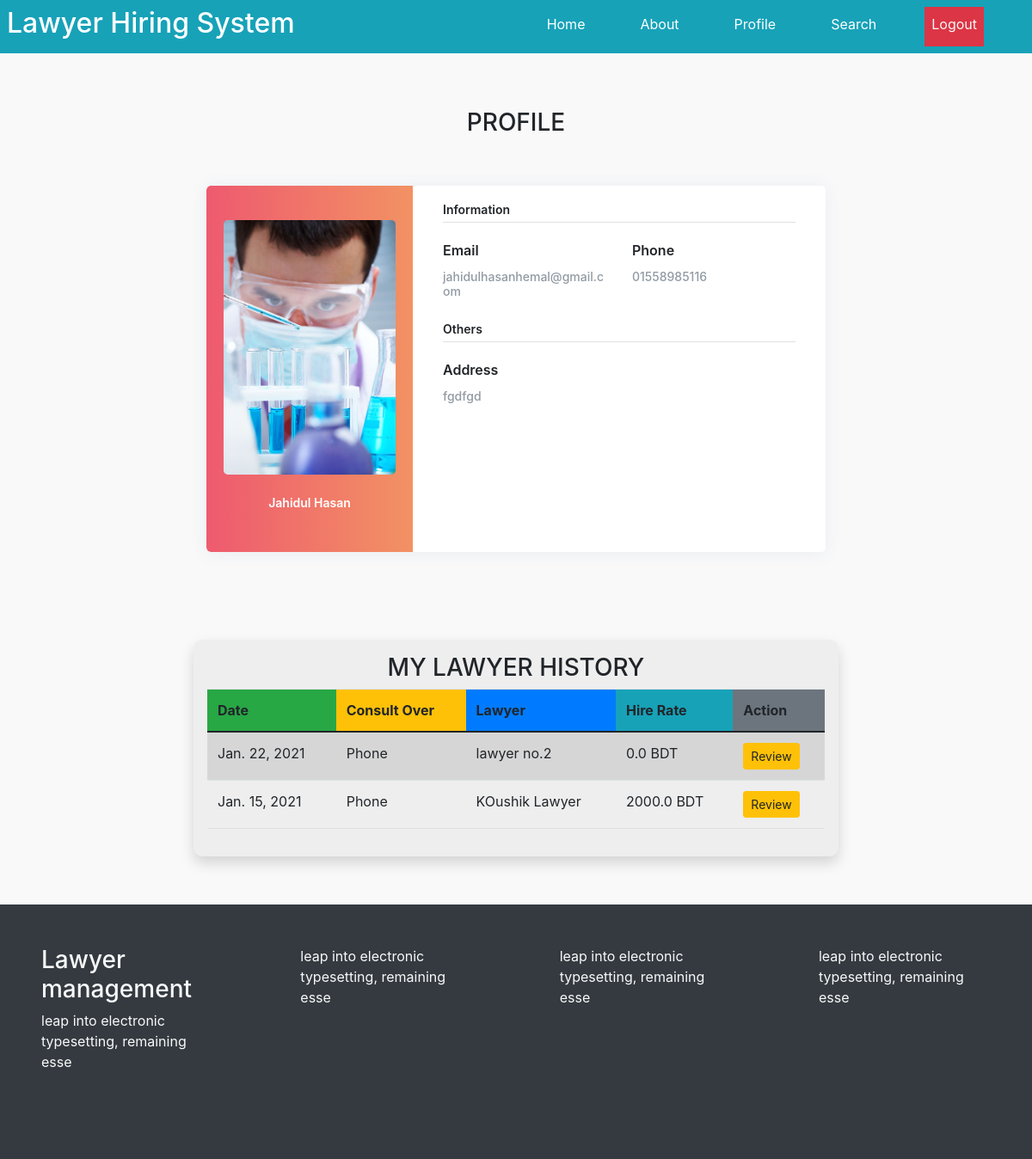
The page /profile/4/ (signed in) on the database its author committed.
### users/models.py (models this page shows, shortened)
class User(AbstractUser):
    USER_TYPE_CHOICES = (
        (1, 'admin'),
        (2, 'lawyer'),
        (3, 'clients'),
    )
    mobile_no = models.CharField("Mobile Number", max_length=11)
    address = models.TextField("Address")
    category = models.ForeignKey(Category, verbose_name='Select Lawyer Category', on_delete=models.CASCADE, blank=True, null=True)
    membership_id = models.CharField("Bar Membership ID", max_length=15, blank=True, null=True)
    image = models.ImageField("Profile Picture", upload_to=upload_directory, default='default.jpg')
    user_type = models.PositiveIntegerField(choices=USER_TYPE_CHOICES, default=1, blank=True, null=True)
    bio = models.TextField("Bio", null=True, blank=True)
    exp = models.CharField("Experience", max_length=2, null=True, blank=True)
    fee = models.CharField("Consultaion Fee", max_length=100, null=True, blank=True)

class Booking(models.Model):
    PAYMENT_METHOD_CHOICES = (
        ('bKash', 'bKash'),
        ('Rocket', 'Rocket'),
        ('Nagad', 'Nagad'),
        ('DBBL', 'DBBL'),
        ('Skrill', 'Skrill'),
        ('Aqua', 'Aqua')
    )
    STATUS_OPTION_CHOICES = (
        ('Approved', 'Approved'),
        ('Pending', 'Pending')
    )
    SERVICE_OPTION_CHOICES = (
        ('Phone', 'Phone'),
        ('Email', 'Email'),
        ('Office', 'Office'),
    )
    client = models.ForeignKey(User, verbose_name='Client', related_name='client', on_delete=models.CASCADE, null=True, blank=True)
    lawyer = models.ForeignKey(User, verbose_name='Lawyer', related_name='lawyer', on_delete=models.DO_NOTHING)
    date = models.DateField(verbose_name='Date Time Field')
    service = models.CharField("Get Service By",max_length=6, choices=SERVICE_OPTION_CHOICES, default='Phone')
    payment_method = models.CharField(max_length=6, choices=PAYMENT_METHOD_CHOICES, default='bKash')
    trxnid = models.CharField(max_length=50, null=True)
    amount = models.FloatField('Paid Amount', default=0)
    status = models.CharField(max_length=8, choices=STATUS_OPTION_CHOICES, default='Pending', null=True, blank=True)

### users/views.py (the view)
# urls.py: path('profile/<int:pk>/', ProfileView.as_view(), name='user-profile'),
class ProfileView(LoginRequiredMixin, UserPassesTestMixin, DetailView):
    model = User
    template_name = 'users/profile.html'
    context_object_name = 'user'
    def test_func(self):
        obj = self.get_object()
        if self.request.user == obj:
            return True
        return False
    def get_context_data(self, **kwargs):
        if self.request.user.user_type == 3:
            bookings = Booking.objects.filter(client=self.request.user)
        elif self.request.user.user_type == 2:
            bookings = Booking.objects.filter(lawyer=self.request.user)
        kwargs['bookings'] = bookings
        return super().get_context_data(**kwargs)

### users/templates/users/profile.html (shortened to what this page needs)
{% extends 'users/base.html' %}
{% block content %}
<div class="row my-3 w-75 mx-auto">
    <div class="col-md-10 mx-auto">
        <br>
        <br>
        <h3 class="text-uppercase text-center">Profile</h3>
        <br>
        <br>
        <div class="row">
            <div class="col-xl-12 col-md-12">
                <div class="card user-card-full">
                    <div class="row m-l-0 m-r-0">
                        <div class="col-sm-4 bg-c-lite-green user-profile">
                            <div class="card-block text-center text-white">
                                <div class="m-b-25"> <img src="{{ user.image.url }}" class="img-radius img-fluid" alt="User-Profile-Image"> </div>
                                <h6 class="f-w-600">{{ user.first_name }} {{ user.last_name }}</h6>
                            </div>
                        </div>
                        <div class="col-sm-8">
                            <div class="card-block">
                                <h6 class="m-b-20 p-b-5 b-b-default f-w-600">Information</h6>
                                <div class="row">
                                    <div class="col-sm-6">
                                        <p class="m-b-10 f-w-600">Email</p>
                                        <h6 class="text-muted f-w-400">{{ user.email }}</h6>
                                    </div>
                                    <div class="col-sm-6">
                                        <p class="m-b-10 f-w-600">Phone</p>
                                        <h6 class="text-muted f-w-400">{{ user.mobile_no }}</h6>
                                    </div>
                                </div>
                                <h6 class="m-b-20 m-t-40 p-b-5 b-b-default f-w-600">Others</h6>
                                <div class="row">
                                    <div class="col-sm-6">
                                        <p class="m-b-10 f-w-600">Address</p>
                                        <h6 class="text-muted f-w-400">{{ user.address }}</h6>
                                    </div>
                                </div>
                                <ul class="social-link list-unstyled m-t-40 m-b-10">
                                    <li></li>
                                    <li></li>
                                    <li></li>
                                </ul>
                            </div>
                        </div>
                    </div>
                </div>
            </div>
        </div>
        <br>
        <br><br>
        <div class="row mb-3 p-3 shadow" style="background-color: #eee; border-radius: 10px;">
            {% if request.user.user_type == 3 %}
        <h3 class="text-center text-uppercase">My Lawyer History</h3>
        <table class="table table-striped">
            <thead>
                <th class="bg-success">Date</th>
                <th class="bg-warning">Consult Over</th>
                <th class="bg-primary">Lawyer</th>
                <th class="bg-info">Hire Rate</th>
                <th class="bg-secondary">Action</th>
            </thead>
            <tbody>
              {% for b in bookings %}
                <tr>
                    <td>{{ b.date }}</td>
                    <td>{{ b.service }}</td>
                    <td>{{ b.lawyer.first_name }} {{ b.lawyer.last_name }}</td>
                    <td>{{ b.amount }} BDT</td>
                    <td><a href="{% url 'review-create' b.id %}" class="btn btn-warning btn-sm">Review</a></td>
                </tr>
              {% endfor %}
            </tbody>
          </table>
        {% endif %}
        </div>
    </div>
</div>
{% endblock content %}

### users/templates/users/base.html (shortened to what this page needs)
{% load static %}
<!DOCTYPE html>
<html lang="en">
<head>
    <link rel="stylesheet" href="https://use.fontawesome.com/releases/v5.15.1/css/all.css">
    <link rel="stylesheet" href="{% static 'css/coustome.css' %}"></link>
    <link href="https://cdn.jsdelivr.net/npm/bootstrap@5.0.0-beta1/dist/css/bootstrap.min.css" rel="stylesheet">
    <link rel="stylesheet" href="https://maxcdn.bootstrapcdn.com/bootstrap/4.0.0/css/bootstrap.min.css">
</head>
<body>
    <nav class="bg-info">
        <div class="d-flex justify-content-between p-2">
            <h2 class="text-white">Lawyer Hiring System</h2>
            <div class="d-flex">
                <a class="p-2 nav-link me-5 text-white" href="{% url 'home' %}">Home</a>
                <a class="p-2 nav-link me-5 text-white" href="{% url 'about' %}">About</a>
                {% if request.user.is_authenticated %}
                <a class="p-2 nav-link me-5 text-white" href="{% url 'user-profile' request.user.id %}">Profile</a>
                {% if request.user.user_type == 3 %}
                <a class="p-2 nav-link me-5 text-white" href="{% url 'search' %}">Search</a>
                {% endif %}
                <a class="p-2 nav-link me-5 text-light bg-danger" href="{% url 'logout' %}"> Logout </a>
                {% else %}
                <a class="p-2 nav-link me-5 text-light bg-danger" href="{% url 'login' %}"> LOGIN/Register </a>
                <a class="p-2 nav-link me-5 text-light bg-danger" href="{% url 'lawyer-reg' %}">Lawyer Register</a>
                <a class="p-2 nav-link me-5 text-light bg-danger" href="{% url 'client-reg' %}">User Register</a>
                {% endif %}
            </div>
        </div>
    </nav>
    {% block content %}{% endblock content %}
    <br>
<footer class="container-fluid bg-dark p-5">
    <div class="d-flex justify-content-between text-light">
        <div style="width: 200px;height: 200px;">
            <h3>Lawyer management</h3>
            <p> leap into electronic typesetting, remaining esse</p>
        </div>
        <div style="width: 200px;height: 200px;">
            <p> leap into electronic typesetting, remaining esse</p>
        </div>
        <div style="width: 200px;height: 200px;">
            <p> leap into electronic typesetting, remaining esse</p>
        </div>
        <div style="width: 200px;height: 200px;">
            <p> leap into electronic typesetting, remaining esse</p>
        </div>
    </div>
</footer>
</body>
</html>

### users/templates/users/profile.html (style rules this page uses)
body { background-color: #f9f9fa }
.user-card-full { overflow: hidden }
.card { border-radius: 5px; -webkit-box-shadow: 0 1px 20px 0 rgba(69, 90, 100, 0.08); box-shadow: 0 1px 20px 0 rgba(69, 90, 100, 0.08); border: none; margin-bottom: 30px }
.m-r-0 { margin-right: 0px }
.m-l-0 { margin-left: 0px }
.user-card-full .user-profile { border-radius: 5px 0 0 5px }
.bg-c-lite-green { background: -webkit-gradient(linear, left top, right top, from(#f29263), to(#ee5a6f)); background: linear-gradient(to right, #ee5a6f, #f29263) }
.user-profile { padding: 20px 0 }
.card-block { padding: 1.25rem }
.m-b-25 { margin-bottom: 25px }
.img-radius { border-radius: 5px }
h6 { font-size: 14px }
.card .card-block p { line-height: 25px }
.b-b-default { border-bottom: 1px solid #e0e0e0 }
.m-b-20 { margin-bottom: 20px }
.p-b-5 { padding-bottom: 5px !important }
.m-b-10 { margin-bottom: 10px }
.text-muted { color: #919aa3 !important }
.f-w-600 { font-weight: 600 }
.m-t-40 { margin-top: 20px }
.user-card-full .social-link li { display: inline-block }

### rows shown on the page
User: image (picture), first_name "Jahidul", last_name "Hasan", email "jahidulhasanhemal@gmail.com", mobile_no "01558985116", address "fgdfgd"
Booking: date "Jan. 22, 2021", service "Phone", lawyer.first_name "lawyer", lawyer.last_name "no.2", amount "0.0"
Booking: date "Jan. 15, 2021", service "Phone", lawyer.first_name "KOushik", lawyer.last_name "Lawyer", amount "2000.0"
